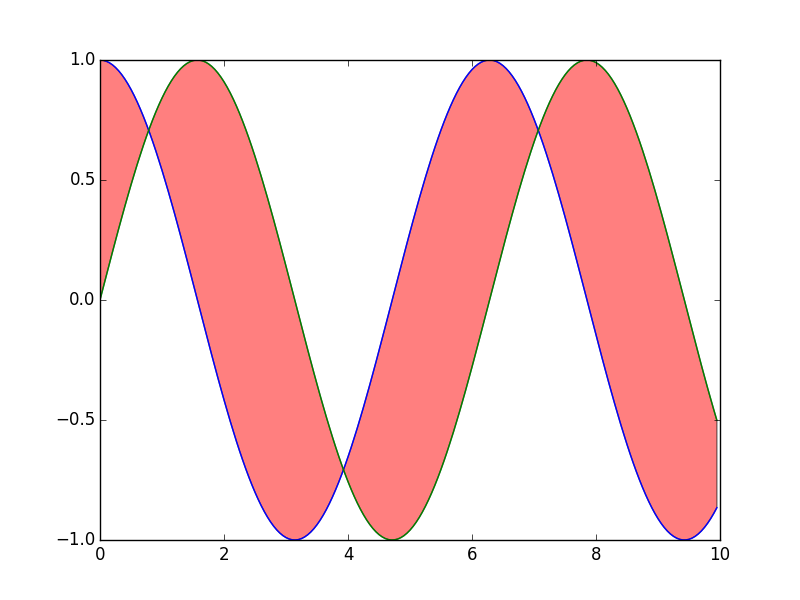

Generate this figure with Python:
#!/usr/bin/env python3
# -*- coding: utf-8 -*-

"""
Make filled polygons between two curves
"""

import numpy as np
import matplotlib.pyplot as plt

# Build datas ###############

x = np.arange(0, 10, 0.05)
y1 = np.cos(x)
y2 = np.sin(x)

# Plot data #################

plt.plot(x, y1, x, y2)
plt.fill_between(x, y1, y2, facecolor='red', alpha=0.5)

# Save file and plot ########

plt.savefig("fill.png")
plt.show()
